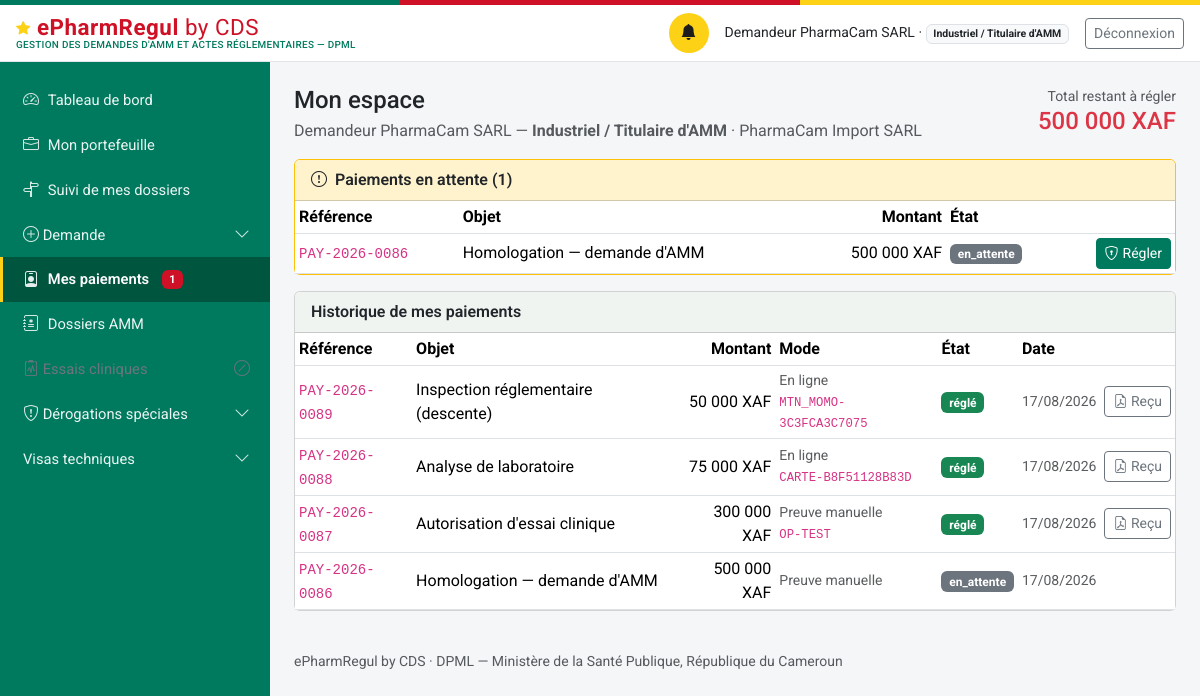
The app's page /mon-espace (signed in), older data.
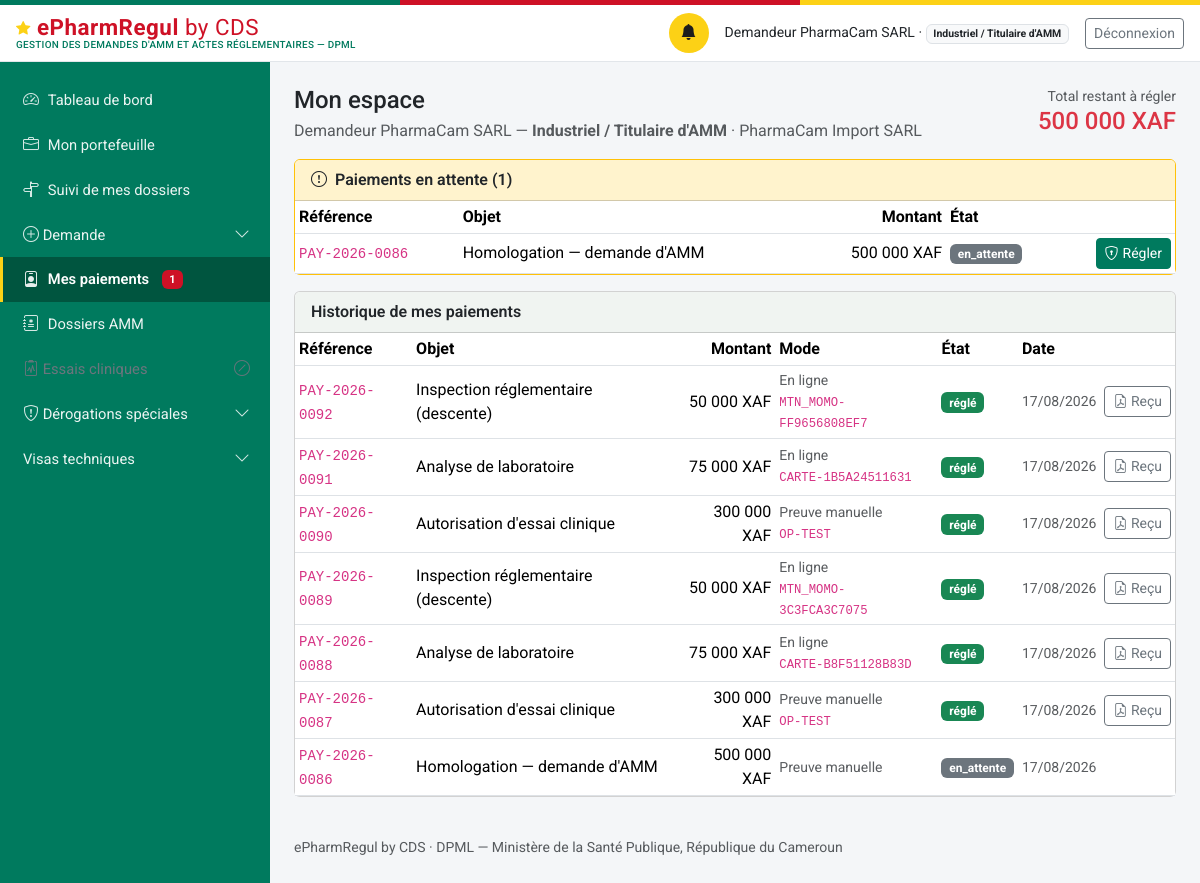
The same page, newer data.
### models.py (models this page shows, shortened)
class Personne(db.Model):
    id = db.Column(db.Integer, primary_key=True)
    nom_complet = db.Column(db.String(200), nullable=False)
    email = db.Column(db.String(150), unique=True, nullable=False)  # identifiant de connexion
    password_hash = db.Column(db.String(255), nullable=False)
    role_systeme = db.Column(db.String(50), nullable=False)
    etablissement_rattachement_id = db.Column(db.Integer, db.ForeignKey("etablissement.id"), nullable=True)
    contact = db.Column(db.String(200))
    statut_compte = db.Column(db.String(20), nullable=False, default="actif")
    date_creation = db.Column(db.DateTime, default=datetime.utcnow)
    etablissement = db.relationship("Etablissement", foreign_keys=[etablissement_rattachement_id])
    @property
    def role_label(self):
        from permissions import ROLES
        return ROLES.get(self.role_systeme, self.role_systeme)
    @property
    def niveau(self):
        from permissions import niveau
        return niveau(self)
    @property
    def est_externe(self):
        from permissions import est_externe
        return est_externe(self.role_systeme)

class Etablissement(db.Model):
    id = db.Column(db.Integer, primary_key=True)
    raison_sociale = db.Column(db.String(255), nullable=False)
    type = db.Column(db.String(40), nullable=False)
    adresse = db.Column(db.String(500))
    latitude = db.Column(db.Float, nullable=True)   # géolocalisation — exploité par le futur module RI
    longitude = db.Column(db.Float, nullable=True)
    statut_licence = db.Column(db.String(20), nullable=False, default="en_instruction")
    date_expiration_licence = db.Column(db.Date, nullable=True)
    pharmacien_responsable_id = db.Column(db.Integer, db.ForeignKey("personne.id"), nullable=True)
    categorie_activite = db.Column(db.String(30), nullable=True)
    pharmacien_responsable = db.relationship("Personne", foreign_keys=[pharmacien_responsable_id])

class Paiement(db.Model):
    id = db.Column(db.Integer, primary_key=True)
    numero = db.Column(db.String(30), unique=True, nullable=False)  # PAY-{annee}-{seq4}
    entite_type = db.Column(db.String(60), nullable=False, index=True)
    entite_id = db.Column(db.Integer, nullable=False, index=True)
    montant = db.Column(db.Integer, nullable=False)  # en XAF (entier, pas de sous-unité)
    devise = db.Column(db.String(5), nullable=False, default="XAF")
    statut = db.Column(db.String(20), nullable=False, default="en_attente")
    piece_jointe_id = db.Column(db.Integer, db.ForeignKey("piece_jointe.id"), nullable=True)
    motif_rejet = db.Column(db.Text, nullable=True)
    date_creation = db.Column(db.DateTime, default=datetime.utcnow)
    date_confirmation = db.Column(db.DateTime, nullable=True)
    confirme_par_id = db.Column(db.Integer, db.ForeignKey("personne.id"), nullable=True)
    mode = db.Column(db.String(20), nullable=False, default="preuve_manuelle")
    fournisseur = db.Column(db.String(30), nullable=True)   # mtn_momo | orange_money | carte
    reference_marchande = db.Column(db.String(64), unique=True, nullable=True)  # clé d'idempotence
    reference_transaction = db.Column(db.String(80), nullable=True)   # identifiant prestataire
    date_initiation = db.Column(db.DateTime, nullable=True)
    date_expiration = db.Column(db.DateTime, nullable=True)
    signature_notification = db.Column(db.String(120), nullable=True)  # HMAC vérifié du callback
    detail_echec = db.Column(db.Text, nullable=True)
    piece_jointe = db.relationship("PieceJointe", foreign_keys=[piece_jointe_id])
    confirme_par = db.relationship("Personne", foreign_keys=[confirme_par_id])

### routes_profils.py (the view)
@bp.route("/mon-espace")
@login_required
def mon_espace():
    u = current_user()
    if not u.est_externe:
        return redirect(url_for("dashboard"))
    paiements = svc_paiement.paiements_du_redevable(u)
    a_regler = [p for p in paiements if p.statut in ("en_attente", "initie", "rejete",
                                                     "echoue", "expire")]
    total_du = sum(p.montant for p in a_regler)
    return render_template(
        "profils/mon_espace.html", u=u, paiements=paiements, a_regler=a_regler,
        total_du=total_du, libelle_objet=svc_paiement.LIBELLE_OBJET,
        profils=ROLES_EXTERNES)

### auth.py (called while the page is built)
def current_user():
    uid = session.get("user_id")
    if not uid:
        return None
    return db.session.get(Personne, uid)

def login_required(view):
    @wraps(view)
    def wrapped(*a, **kw):
        if not current_user():
            return redirect(url_for("login", next=request.path))
        return view(*a, **kw)
    return wrapped

### matrice_acces.py (called while the page is built, shortened)
def profil(utilisateur):
    if utilisateur is None:
        return None
    return PROFILS_DEMANDEUR.get(utilisateur.role_systeme)

def acte_concerne(utilisateur, code_acte):
    fiche = profil(utilisateur)
    if fiche is None:
        return True
    return code_acte in fiche["actes"]

def motif_indisponible(utilisateur):
    fiche = profil(utilisateur)
    return MOTIF_HORS_PROFIL.format(
        profil=fiche["libelle"] if fiche else "—")

def _admis(entree, utilisateur, drapeaux):
    if utilisateur is None:
        return False
    role = utilisateur.role_systeme
    externe = est_externe(role)
    if externe:
        profils = entree.get("profils", ())
        if not profils:
            return False
        if "*" not in profils and "*externe*" not in profils \
                and role not in profils:
            return False
    condition = entree.get("condition")
    if condition and externe and not drapeaux.get(condition):
        return False
    return True

def _enfants_taxonomie(utilisateur, chemin=""):
    import taxonomie_demandes as tax
    enfants = []
    for famille in tax.enfants_avec_liens([]):
        ok = acte_concerne(utilisateur, famille["code"])
        enfants.append({
            "code": famille["code"], "libelle": famille["libelle"],
            "icone": famille["icone"], "href": famille["href"],
            "accessible": ok,
            "motif": None if ok else motif_indisponible(utilisateur),
            "actif": bool(chemin) and (chemin == famille["href"]
                                       or chemin.startswith(
                                           famille["href"].rstrip("/") + "/")),
        })
    return enfants

### paiements.py (called while the page is built)
def _representant_etablissement(etablissement_id):
    return (Personne.query
            .filter(Personne.etablissement_rattachement_id == etablissement_id,
                    Personne.role_systeme.in_(_PROFILS_REPRESENTANTS),
                    Personne.statut_compte == "actif")
            .first())

### permissions.py (called while the page is built)
def est_externe(role):
    return role in ROLES_EXTERNES

def a_niveau(user, minimum):
    return niveau(user) >= minimum

### templates/profils/mon_espace.html (shortened to what this page needs)
{% extends "base.html" %}
{% block content %}
<div class="d-flex justify-content-between align-items-start flex-wrap gap-2 mb-3">
  <div>
    <h1 class="h4 mb-1">Mon espace</h1>
    <p class="text-muted mb-0">
      {{ u.nom_complet }} — <strong>{{ u.role_label }}</strong>
      {% if u.etablissement %} · {{ u.etablissement.raison_sociale }}{% endif %}
    </p>
  </div>
  {% if total_du %}
  <div class="text-end">
    <div class="text-muted small">Total restant à régler</div>
    <div class="h4 mb-0 text-danger">
      {{ "{:,}".format(total_du).replace(',', ' ') }} XAF</div>
  </div>
  {% endif %}
</div>
{% if a_regler %}
<div class="card mb-3 border-warning">
  <div class="card-header bg-warning-subtle">
    <i class="bi bi-exclamation-circle me-1"></i>
    Paiements en attente ({{ a_regler|length }})
  </div>
  <div class="table-responsive">
    <table class="table table-sm mb-0 align-middle">
      <thead><tr>
        <th>Référence</th><th>Objet</th><th class="text-end">Montant</th>
        <th>État</th><th></th>
      </tr></thead>
      <tbody>
      {% for p in a_regler %}
        <tr>
          <td><code>{{ p.numero }}</code></td>
          <td>{{ libelle_objet.get(p.entite_type, p.entite_type) }}</td>
          <td class="text-end">{{ "{:,}".format(p.montant).replace(',', ' ') }} {{ p.devise }}</td>
          <td><span class="badge bg-secondary">{{ p.statut }}</span></td>
          <td class="text-end">
            <a class="btn btn-sm btn-primary"
               href="{{ url_for('paiement.payer', paiement_id=p.id) }}">
              <i class="bi bi-shield-lock me-1"></i>Régler</a>
          </td>
        </tr>
      {% endfor %}
      </tbody>
    </table>
  </div>
</div>
{% endif %}
<div class="card">
  <div class="card-header">Historique de mes paiements</div>
  {% if paiements %}
  <div class="table-responsive">
    <table class="table table-sm mb-0 align-middle">
      <thead><tr>
        <th>Référence</th><th>Objet</th><th class="text-end">Montant</th>
        <th>Mode</th><th>État</th><th>Date</th><th></th>
      </tr></thead>
      <tbody>
      {% for p in paiements %}
        <tr>
          <td><code>{{ p.numero }}</code></td>
          <td>{{ libelle_objet.get(p.entite_type, p.entite_type) }}</td>
          <td class="text-end">{{ "{:,}".format(p.montant).replace(',', ' ') }} {{ p.devise }}</td>
          <td class="small text-muted">
            {{ 'En ligne' if p.mode == 'en_ligne' else 'Preuve manuelle' }}
            {%- if p.reference_transaction %}<br><code class="small">{{ p.reference_transaction }}</code>{% endif %}
          </td>
          <td>
            {% if p.statut == 'confirme' %}
              <span class="badge bg-success">réglé</span>
            {% elif p.statut in ('echoue', 'rejete', 'expire') %}
              <span class="badge bg-danger">{{ p.statut }}</span>
            {% else %}
              <span class="badge bg-secondary">{{ p.statut }}</span>
            {% endif %}
          </td>
          <td class="small text-muted">
            {{ (p.date_confirmation or p.date_creation).strftime('%d/%m/%Y') }}</td>
          <td class="text-end">
            {% if p.statut == 'confirme' %}
            <a class="btn btn-sm btn-outline-secondary"
               href="{{ url_for('paiement.recu', paiement_id=p.id) }}"
               title="Télécharger le reçu">
              <i class="bi bi-file-earmark-pdf"></i> Reçu</a>
            {% endif %}
          </td>
        </tr>
      {% endfor %}
      </tbody>
    </table>
  </div>
  {% else %}
  <div class="card-body text-muted">Aucun paiement à ce jour.</div>
  {% endif %}
</div>
{% endblock %}

### templates/base.html (shortened to what this page needs)
<!doctype html>
<html lang="fr">
<head>
<link href="https://cdn.jsdelivr.net/npm/bootstrap@5.3.3/dist/css/bootstrap.min.css" rel="stylesheet">
<link href="https://cdn.jsdelivr.net/npm/bootstrap-icons@1.11.3/font/bootstrap-icons.css" rel="stylesheet">
<link href="{{ url_for('static', filename='css/style.css') }}" rel="stylesheet">
</head>
<body>
<div class="sireph-flagbar" aria-hidden="true"><span></span><span></span><span></span></div>
<header class="sireph-topbar">
  <div class="container-fluid px-3 py-2 d-flex align-items-center justify-content-between">
    <div class="d-flex align-items-center gap-2">
      <a class="sireph-brand" href="{{ current_user and url_for('dashboard') or url_for('login') }}">
        <i class="bi bi-star-fill"></i> ePharmRegul <span class="fw-normal">by CDS</span>
        <small>Gestion des demandes d'AMM et actes réglementaires — DPML</small>
      </a>
    </div>
    {% if current_user %}
    <div class="d-flex align-items-center gap-3">
      <a href="{{ url_for('notifications_liste') }}" class="sireph-icon-btn" title="Notifications" aria-label="Notifications">
        <i class="bi bi-bell-fill"></i>
      </a>
      <span class="small d-none d-md-inline">{{ current_user.nom_complet }} ·
        <span class="badge bg-light text-dark border">{{ current_user.role_label }}</span></span>
      <a href="{{ url_for('logout') }}" class="btn btn-sm btn-outline-secondary">Déconnexion</a>
    </div>
    {% endif %}
  </div>
</header>
<div class="sireph-layout">
  {% if current_user %}
  <nav id="sireph-sidebar" class="offcanvas-lg offcanvas-start sireph-sidebar" tabindex="-1"
       aria-label="Navigation principale">
    <div class="offcanvas-body d-flex flex-column p-0">
      <ul class="nav nav-pills flex-column">
        {% for e in menu %}
        {% if e.enfants %}
        <li class="nav-item">
          <a class="nav-link d-flex align-items-center justify-content-between
                    {{ 'active' if e.actif }} {{ 'disabled text-secondary' if not e.accessible }}"
             {% if e.accessible %}
             data-bs-toggle="collapse" href="#groupe-{{ e.code }}" role="button"
             aria-expanded="{{ 'true' if e.ouvert else 'false' }}"
             aria-controls="groupe-{{ e.code }}"
             {% else %}
             href="#" tabindex="-1" aria-disabled="true"
             title="{{ e.motif }}" data-bs-toggle="tooltip"
             onclick="return false;"
             {% endif %}>
            <span><i class="bi {{ e.icone }}"></i> {{ e.libelle }}</span>
            {% if e.accessible %}
            <i class="bi bi-chevron-down small sireph-chevron"></i>
            {% else %}
            <i class="bi bi-slash-circle small" aria-hidden="true"></i>
            {% endif %}
          </a>
        </li>
        {% else %}
        <li class="nav-item">
          <a class="nav-link {{ 'active' if e.actif }}
                    {{ 'disabled text-secondary' if not e.accessible }}"
             {% if e.accessible %}href="{{ e.href }}"
             {% else %}href="#" tabindex="-1" aria-disabled="true"
             title="{{ e.motif }}" data-bs-toggle="tooltip"
             onclick="return false;"{% endif %}>
            <i class="bi {{ e.icone }}"></i> {{ e.libelle }}
            {%- if e.compteur %}
            <span class="badge bg-danger ms-1">{{ e.compteur }}</span>
            {%- endif %}
          </a>
        </li>
        {% endif %}
        {% endfor %}
      </ul>
    </div>
  </nav>
  {% endif %}
  <main id="contenu-principal" class="sireph-content">
    {% block content %}{% endblock %}
    <footer class="text-muted small py-4 mt-3">
      ePharmRegul by CDS · DPML — Ministère de la Santé Publique, République du Cameroun
    </footer>
  </main>
</div>
</body>
</html>

### static/css/style.css (style rules this page uses)
:root { --cm-green: #007a5e; --cm-green-dark: #00553f; --cm-red: #ce1126; --cm-yellow: #fcd116; }
body { background-color: #f4f6f8; font-family: "Roboto", -apple-system, BlinkMacSystemFont, "Segoe UI", Arial, sans-serif; }
.sireph-flagbar { height: 5px; display: flex; }
.sireph-flagbar span { flex: 1 1 0; }
.sireph-flagbar span:nth-child(1) { background-color: var(--cm-green); }
.sireph-flagbar span:nth-child(2) { background-color: var(--cm-red); }
.sireph-flagbar span:nth-child(3) { background-color: var(--cm-yellow); }
.sireph-topbar { background-color: #ffffff; border-bottom: 1px solid #e2e6ea; }
.sireph-brand { font-weight: 700; font-size: 1.4rem; color: var(--cm-red); letter-spacing: 0.5px; text-decoration: none; line-height: 1.1; }
.sireph-brand .bi-star-fill { color: var(--cm-yellow); font-size: 0.9rem; vertical-align: 2px; }
.sireph-brand small { display: block; font-size: 0.62rem; font-weight: 500; color: var(--cm-green); letter-spacing: 0.3px; text-transform: uppercase; }
.sireph-icon-btn { width: 40px; height: 40px; border-radius: 50%; display: inline-flex; align-items: center; justify-content: center; color: #1c1c1c; background-color: var(--cm-yellow); border: none; text-decoration: none; }
.sireph-layout { display: flex; align-items: stretch; min-height: calc(100vh - 63px); }
.sireph-sidebar { background-color: var(--cm-green) !important; width: 270px; flex-shrink: 0; padding: 1rem 0; }
.sireph-sidebar .nav-link { color: rgba(255, 255, 255, 0.92); padding: 0.65rem 1.25rem; border-left: 3px solid transparent; border-radius: 0; font-size: 0.92rem; display: flex; align-items: center; gap: 0.55rem; }
.sireph-sidebar .nav-link i { font-size: 1rem; opacity: 0.9; }
.sireph-sidebar .nav-link.active { background-color: var(--cm-green-dark); border-left-color: var(--cm-yellow); font-weight: 600; color: #fff; }
.sireph-content { flex: 1 1 auto; min-width: 0; padding: 1.5rem; }
.btn-primary { --bs-btn-bg: var(--cm-green); --bs-btn-border-color: var(--cm-green); --bs-btn-hover-bg: var(--cm-green-dark); --bs-btn-hover-border-color: var(--cm-green-dark); --bs-btn-active-bg: var(--cm-green-dark); }
.badge.bg-danger { background-color: var(--cm-red) !important; }
.card-header { background-color: #f0f4f1; font-weight: 600; }

Row changes from the older to the newer data that the page shows:
added Paiement: numero "PAY-2026-0092", get "Inspection réglementaire (descente)", montant "50 000", devise "XAF", mode "En ligne", reference_transaction "MTN_MOMO-FF9656808EF7", statut "réglé", date_confirmation "17/08/2026"
added Paiement: numero "PAY-2026-0091", get "Analyse de laboratoire", montant "75 000", devise "XAF", mode "En ligne", reference_transaction "CARTE-1B5A24511631", statut "réglé", date_confirmation "17/08/2026"
added Paiement: numero "PAY-2026-0090", get "Autorisation d'essai clinique", montant "300 000", devise "XAF", mode "Preuve manuelle", reference_transaction "OP-TEST", statut "réglé", date_confirmation "17/08/2026"
